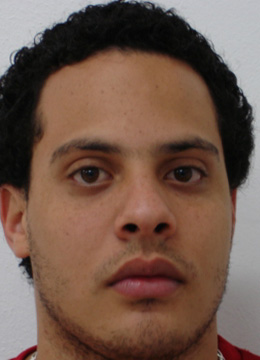
%> input picture FS-SPN/67a.jpg, 260 x 360 px
$ octave --eval "result = NoiseExtractFromImage_GIF('67a.jpg');"   (GNU Octave 9; MATLAB toolbox functions it lacks are replaced by stand-ins)
%> lines starting %> are read from the running program, lines starting %| are printed output that depends on the picture
### FS-SPN/WienerNoise_BWA.m
% Copyright Notice:
% 1) The noise extraction code is based on the Jessica team's open source code:
% 		http://dde.binghamton.edu/download/camera_fingerprint/
% 2) The noise extraction code also based on "Guided image filtering".

% 3) This code is based on our previous works：
% Le-Bing Zhang, Fei Peng, Min Long 'Face Morphing Detection Using Fourier Spectrum of Sensor Pattern Noise', ICME, 2018.
% Le-Bing Zhang, Fei Peng, Min Long 'Identifing source camera using guided image estimation and block weighted average', JVCIR, 2016.

% Please follow the copyright requirements stated in the original code and quote the original paper.

function [tc, coefVar]=WienerNoise_BWA(coef,NoiseVar)
%Input:
%   coef:          Wavelet detailed coefficient at certain level
%   NoiseVar:      Variance of the additive noise
%Output:
%   tc:            Extracted noise coefficient

% Estimate the variance of original noise-free image for each wavelet
tc = coef.^2;
coefVar = Threshold(filter2(ones(3,3)/(3*3), tc), NoiseVar);
% Wiener filter like attenuation
tc = coef.*NoiseVar./(coefVar+NoiseVar);

### FS-SPN/Threshold.m
function x = Threshold(y,t)
% Threshold -- Apply max(0,y-t)

res = (y - t);
x = (res + abs(res))/2;

### FS-SPN/NoiseExtractFromImage_GIF.m
% Copyright Notice:
% 1) The noise extraction code is based on the Jessica team's open source code:
% 		http://dde.binghamton.edu/download/camera_fingerprint/
% 2) The noise extraction code also based on "Guided image filtering".

% 3) This code is based on our previous works£º
% Le-Bing Zhang, Fei Peng, Min Long 'Face Morphing Detection Using Fourier Spectrum of Sensor Pattern Noise', ICME, 2018.
% Le-Bing Zhang, Fei Peng, Min Long 'Identifing source camera using guided image estimation and block weighted average', JVCIR, 2016.

% Please follow the copyright requirements stated in the original code and quote the original paper.

function Noise = NoiseExtractFromImage_GIF(image)
%> called with image = '67a.jpg'
% imguidedfilter is Matlab 2014 function.

if ischar(image), X = imread(image); else X = image; clear image, end
%> in NoiseExtractFromImage_GIF, X is the input picture: size 360x260x3 uint8; mean R, G, B 113.8, 88, 75.4
[M0,N0,three]=size(X);
%> M0 = 360; N0 = 260; three = 3
X = double(X);
%> X: size 360x260x3 double

NoiseVar = 9;
if three~=3,
    X2 = imguidedfilter(X/255,X/255,'NeighborhoodSize',3);
    I3 = X - X2*255;
    Noise = WienerNoise_BWA(I3,NoiseVar); % sigma =3;NoiseVar = sigma^2;
else
    Noise = zeros(size(X));
    for j=1:3
        X2 = imguidedfilter(X(:,:,j)/255,X(:,:,j)/255,'NeighborhoodSize',3);
        I3 = X(:,:,j) - X2*255;
        Noise(:,:,j) = WienerNoise_BWA(I3,NoiseVar);


    end
%> this loop made 3 passes
%> pass 1, in NoiseExtractFromImage_GIF, `X2 = imguidedfilter(X(:,:,j)/255,X(:,:,j)/255,'NeighborhoodSize',3);`:
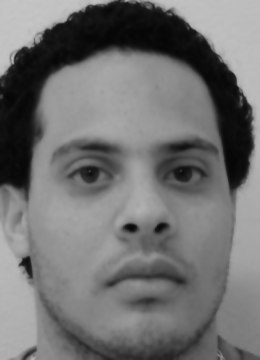
%> X2: size 360x260 double; min 0.0227, max 0.775, mean 0.446
%> pass 1, in NoiseExtractFromImage_GIF, `I3 = X(:,:,j) - X2*255;`:
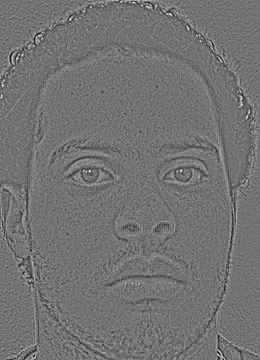
%> I3: size 360x260 double; min -22.06, max 26.69, mean 0; drawn with min black and max white
%> pass 1, in WienerNoise_BWA, `tc = coef.^2;`:
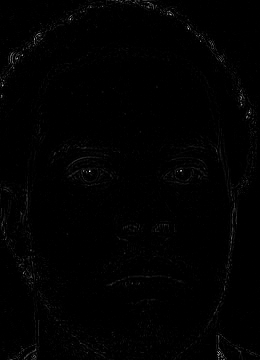
%> tc: size 360x260 double; min 0, max 712.3, mean 5.8; drawn with min black and max white
%> pass 1, in Threshold, `res = (y - t);`:
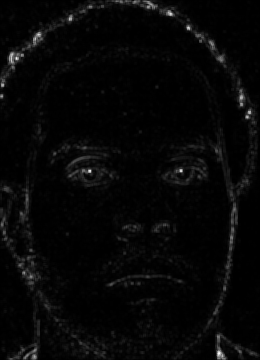
%> res: size 360x260 double; min -8.99, max 196.5, mean -3.3; drawn with min black and max white
%> after the loop:
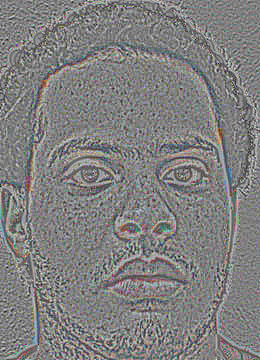
%> Noise: size 360x260x3 double; mean R, G, B 0.0525, 0.0148, -0.00105; drawn with min black and max white
%> (the run ends here)
